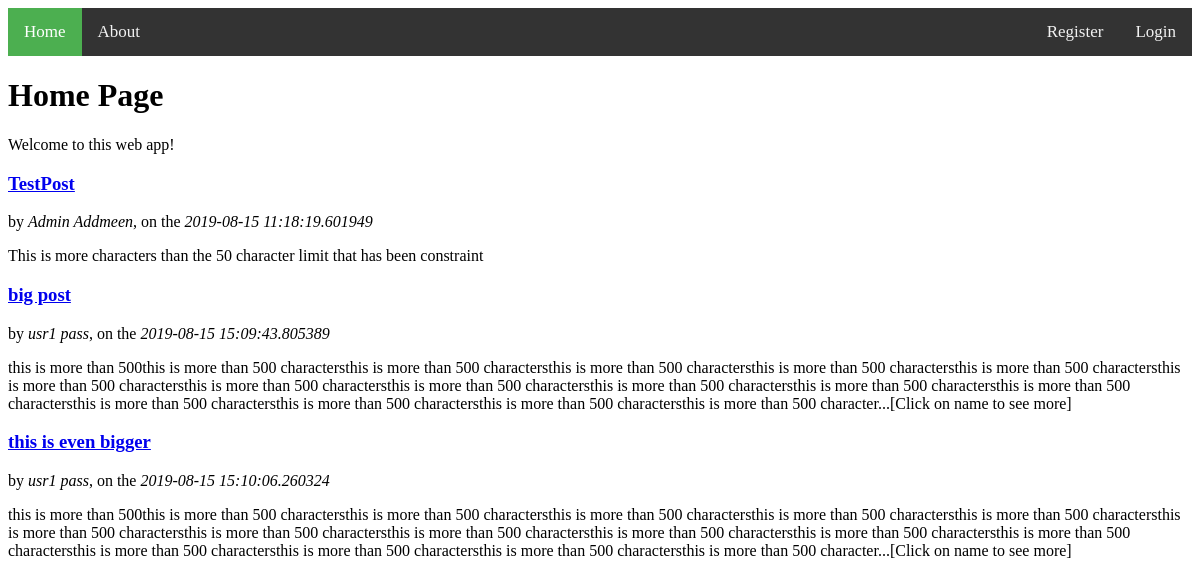
Page /home on the earlier database version.
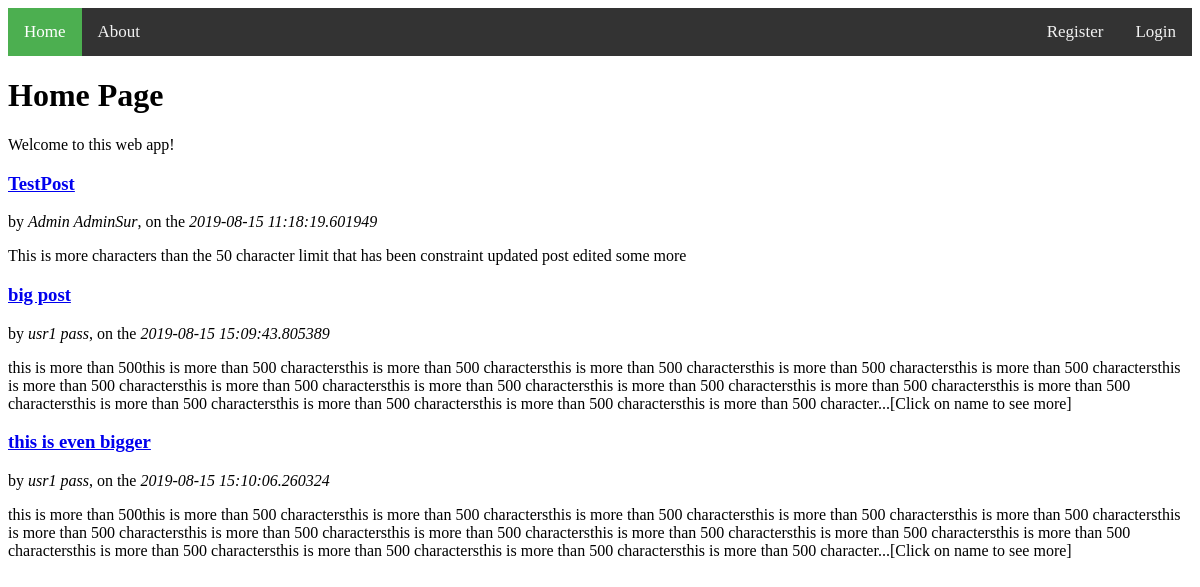
Same page on the later database version.
### application/models.py (models this page shows, shortened)
class Posts(db.Model):
	id = db.Column(db.Integer, primary_key=True)
	title = db.Column(db.String(100), nullable=False, unique=True)
	content = db.Column(db.String(3000), nullable=False, unique=True)
	date_posted = db.Column(db.DateTime, nullable=False, default=datetime.utcnow)
	user_id = db.Column(db.Integer, db.ForeignKey('users.id'), nullable=False)

class Users(db.Model, UserMixin):
	id = db.Column(db.Integer, primary_key=True)
	first_name = db.Column(db.String(30), nullable=False)
	last_name = db.Column(db.String(30), nullable=False)
	email = db.Column(db.String(150), nullable=False, unique=True)
	password = db.Column(db.String(128), nullable=False)
	posts = db.relationship('Posts', backref='author', lazy=True)

### application/routes.py (the view)
@app.route('/')
@app.route('/home')
def home():
	postData = Posts.query.all()
	return render_template('home.html', title='Home', posts=postData)

### application/templates/home.html
{% extends "layout.html" %}
{% block body_content %}
	<h1>Home Page </h1>
	<p>Welcome to this web app!</p>
	{% for post in posts %}
		<div>
			<h3><a href='/post&{{ post.id }}'>{{ post.title }}</a></h3>
			<span>by <i> {{ post.author.first_name }} {{ post.author.last_name }}</i>,</span>
			<span>on the <i>{{ post.date_posted }}</i></span>
			<p>{% if post.content|length < 500 %} {{ post.content }} {% else%} {{ post.content[0:500] }}...[Click on name to see more] {% endif %}</p>
		</div>
	{% endfor %}
{% endblock body_content %}

### application/templates/layout.html (shortened to what this page needs)
<!DOCTYPE html>
<html>
<div class='topnav'>
	<a href="{{ url_for('home') }}" {% if '/home' == request.path %} class = 'active' {% endif %}>Home</a>
	<a href="{{ url_for('about') }}" {% if '/about' == request.path %} class = 'active' {% endif %}>About</a>
	{% if current_user.is_authenticated %}
		<a href="{{ url_for('post') }}" {% if '/post' == request.path[0:5] %} class = 'active' {% endif %}>Post</a>
		<a href="{{ url_for('logout') }}" {% if '/logout' == request.path %} class = 'active_account' {% else %} class = 'account' {% endif %}>Logout</a>
		<a href="{{ url_for('account') }}" {% if '/account' == request.path %} class = 'active_account' {% else %} class = 'account' {% endif %}>Account</a>
	{% else %}
		<a href="{{ url_for('login') }}" {% if '/login' == request.path %} class = 'active_account' {% else %} class = 'account' {% endif %}>Login</a>
		<a href="{{ url_for('register') }}" {% if '/register' == request.path %} class = 'active_account' {% else %} class = 'account' {% endif %}>Register</a>
	{% endif %}
</div>
<head>
</head>
<body>
	{% block body_content %}{% endblock %}
</body>
</html>

### application/templates/layout.html (style rules this page uses)
.topnav { background-color: #333; overflow: hidden; }
.topnav a { float: left; color: #f2f2f2; text-align: center; padding: 14px 16px; text-decoration: none; font-size: 17px; }
.topnav a.active { background-color: #4CAF50; color: white; }
.topnav a.account { float: right; }

Differences in the rows shown:
changed Posts "TestPost": author.last_name "Addmeen" → "AdminSur"; content "This is more characters than the 50 character limit that has been constraint" → "This is more characters than the 50 character limit that has been constraint updated post edited some more"
